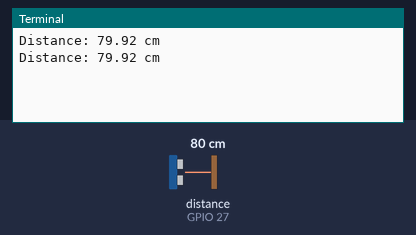
Simulated run of this program. Board: Raspberry Pi (BCM pin numbers). Parts: the last lines printed to the terminal. The test bench sets the inputs (shaded band); at power-on: distance to the obstacle (sensor on GPIO 27) 80 cm. The echo pulse lasts 58.3 µs per cm; the clock reads 2024-03-15 10:24:30 at power-on unless the program sets it; files the program writes start out absent.

Above: at 1.2 s.
1.3 s: distance to the obstacle (sensor on GPIO 27) set to 2 cm
At 2.8 s:
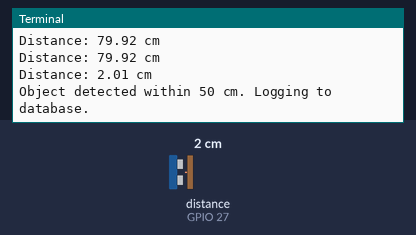
4.5 s: distance to the obstacle (sensor on GPIO 27) set to 4 cm
At 5.8 s:
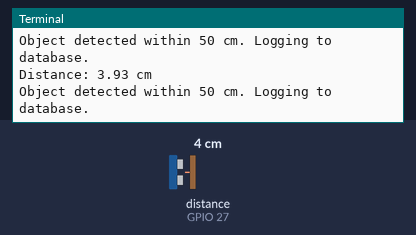
Timing chart, 0 to 7.5 s (numbered marks = the images above; inputs shaded):
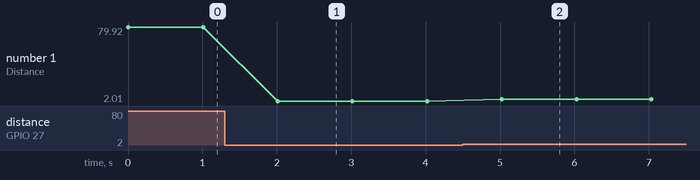

Measured:
- after the input at 1.3 s, the terminal: prints a new line after 0.71 s (image 1)
- after the input at 4.5 s, the terminal: prints a new line after 0.53 s (image 2)
- plotted number 1: 79.92 → 2.01 after the input at 1.3 s, 2.01 → 3.93 after the input at 4.5 s

The program:

db_distance.py
```python
import RPi.GPIO as GPIO
import time
import sqlite3
from datetime import datetime

class DistanceSensor:
    def __init__(self, trigger_pin, echo_pin, db_path='VC.db'):
        self.TRIGGER = trigger_pin
        self.ECHO = echo_pin
        self.db_path = db_path

        GPIO.setmode(GPIO.BCM)
        GPIO.setup(self.TRIGGER, GPIO.OUT)
        GPIO.setup(self.ECHO, GPIO.IN)

    def measure_distance(self):
        GPIO.output(self.TRIGGER, GPIO.HIGH)
        time.sleep(0.00001)
        GPIO.output(self.TRIGGER, GPIO.LOW)

        start_time = time.time()
        while GPIO.input(self.ECHO) == 0:
            start_time = time.time()

        stop_time = time.time()
        while GPIO.input(self.ECHO) == 1:
            stop_time = time.time()

        time_elapsed = stop_time - start_time
        distance = (time_elapsed * 34300) / 2
        return distance

    def log_detection_to_db(self, value):
        conn = sqlite3.connect(self.db_path)
        cursor = conn.cursor()

        cursor.execute('''
            CREATE TABLE IF NOT EXISTS vc_sensor (
                ID INTEGER PRIMARY KEY AUTOINCREMENT,
                value INTEGER,
                time TEXT
            )
        ''')

        current_time = datetime.now().strftime('%Y/%m/%d %H:%M')
        cursor.execute("INSERT INTO vc_sensor (value, time) VALUES (?, ?)", (value, current_time))
        conn.commit()
        conn.close()

    def run(self):
        try:
            while True:
                distance = self.measure_distance()
                print(f"Distance: {distance:.2f} cm")

                if distance <= 50:
                    print("Object detected within 50 cm. Logging to database.")
                    self.log_detection_to_db(value=1)

                time.sleep(1)

        except KeyboardInterrupt:
            print("Program interrupted by user.")
        finally:
            GPIO.cleanup()

if __name__ == "__main__":
    sensor = DistanceSensor(trigger_pin=17, echo_pin=27)
    sensor.run()
```
